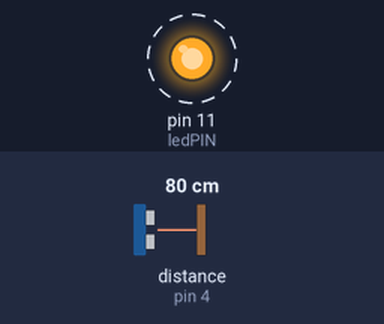
Recording of a sketch running on a simulated Arduino Uno, built with avr-gcc and run on an emulated ATmega328P. Parts: output pins drawn as LEDs (lit = HIGH). Wiring (inferred from the names in the program): ultrasonic range finder: trigger pin 6; echo pin 4. Dashed ring = blinking. The test bench sets the inputs (shaded band); at power-on: distance to the obstacle (sensor on pin 4) 80 cm. The echo pulse lasts 58.3 µs per cm; pins used as bus, display or sensor lines are not drawn; what the sketch prints to the serial monitor is not drawn.

Above: at 1.11 s.
1.3 s: distance to the obstacle (sensor on pin 4) set to 2 cm
4.3 s: distance to the obstacle (sensor on pin 4) set to 35 cm
Timing chart, 0 to 13.3 s (numbered marks = the images above; inputs shaded):
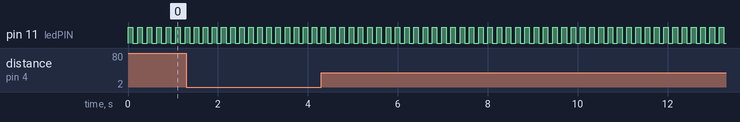

The sketch:

lab1-activity8-19jam23.ino
```cpp
/**
2 * @file lab1-activity8-19jam23.ino
3 * @author Jake Moffat (19jam23@queensu.ca)
4 * @brief Brief description of this sketch.
5 * @version 3.1
6 * @date 2022-02-17
7 *
8 */

// initalize pins
#define TRIG 6
#define ECHO 4
#define ledPIN 11

// define needed variables
long dur;
int range;
int range2;

int ledSTATE = LOW;
const long interval = 500;
unsigned long previousMillis = 0;
unsigned long currentMillis = 0;

int SENSOR = 4;
int sensorPIN = 6;

void setup() {
  // put your setup code here, to run once:
  Serial.begin(9600);
  pinMode(TRIG, OUTPUT);
  pinMode(ECHO, INPUT);
  pinMode(ledPIN, OUTPUT);
}

void loop() {
  // put your main code here, to run repeatedly:

  digitalWrite(TRIG, LOW);
  delayMicroseconds(2);

  digitalWrite(TRIG, HIGH);
  delayMicroseconds(10);
  digitalWrite(TRIG, LOW);

  dur = pulseIn(ECHO, HIGH);
  range = dur/58;

  if (range < range2) {
    currentMillis = millis();
  }
  if (currentMillis - previousMillis >= interval) {
    digitalWrite(ledPIN, !digitalRead(ledPIN));
    previousMillis = currentMillis;
  }

  if (ledSTATE == LOW) {
    ledSTATE = HIGH;
  }
  else {
    ledSTATE = LOW;
  }

  digitalWrite(ledPIN, ledSTATE);

  range2 = range;
  Serial.print("Your object is: ");
  Serial.print(range);
  Serial.println(" cm away");

  delay(100);

}
```

Measured:
- by itself, pin 11 (ledPIN): alternates HIGH for 0.10 s and LOW for 0.10 s
